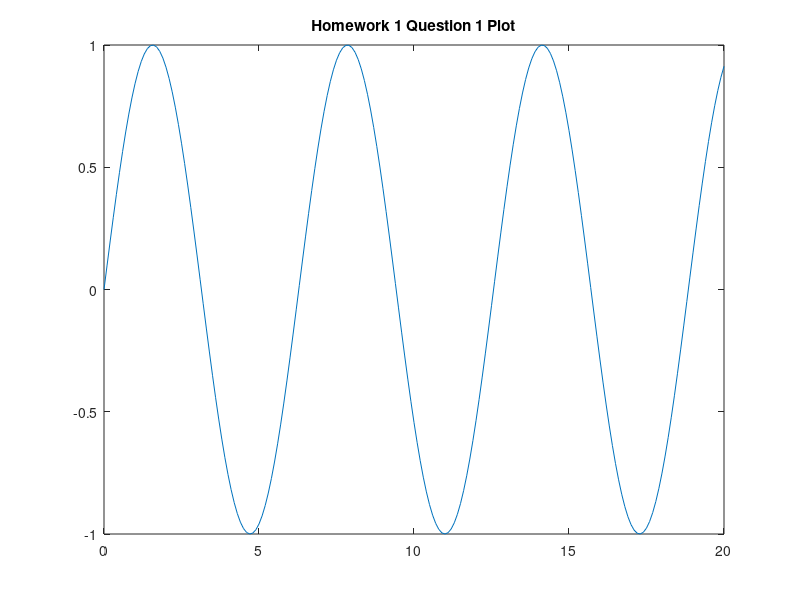

This figure's MATLAB source:
%Timothy Roche
%Question 1 HW 1
%Weapon Systems

x = 0:0.1:20; 
y = zeros(1,numel(x)); %Makes y same length as x
for i = 1:numel(x) 
    y(i) = sin(x(i));
end
plot(x,y);
title("Homework 1 Question 1 Plot");